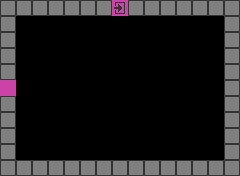

A 2D game scene composited from a Tiled map and its tileset images. What follows is a short description and the map's XML, with every tile layer's data as written:
An orthogonal 15x11 tile map with 16x16 px tiles, 1 tile layer (main).

<map version="1.0" tiledversion="1.0.2" orientation="orthogonal" renderorder="right-down" width="15" height="11" tilewidth="16" tileheight="16" nextobjectid="1">
 <properties>
  <property name="type" value="VerticalTurn" />
 </properties>
 <tileset firstgid="1" source="editor.tsx" />
 <layer name="main" width="15" height="11">
  <data encoding="csv">
1,1,1,1,1,1,1,9,1,1,1,1,1,1,1,
1,0,0,0,0,0,0,0,0,0,0,0,0,0,1,
1,0,0,0,0,0,0,0,0,0,0,0,0,0,1,
1,0,0,0,0,0,0,0,0,0,0,0,0,0,1,
1,0,0,0,0,0,0,0,0,0,0,0,0,0,1,
10,0,0,0,0,0,0,0,0,0,0,0,0,0,1,
1,0,0,0,0,0,0,0,0,0,0,0,0,0,1,
1,0,0,0,0,0,0,0,0,0,0,0,0,0,1,
1,0,0,0,0,0,0,0,0,0,0,0,0,0,1,
1,0,0,0,0,0,0,0,0,0,0,0,0,0,1,
1,1,1,1,1,1,1,1,1,1,1,1,1,1,1
</data>
 </layer>
</map>
